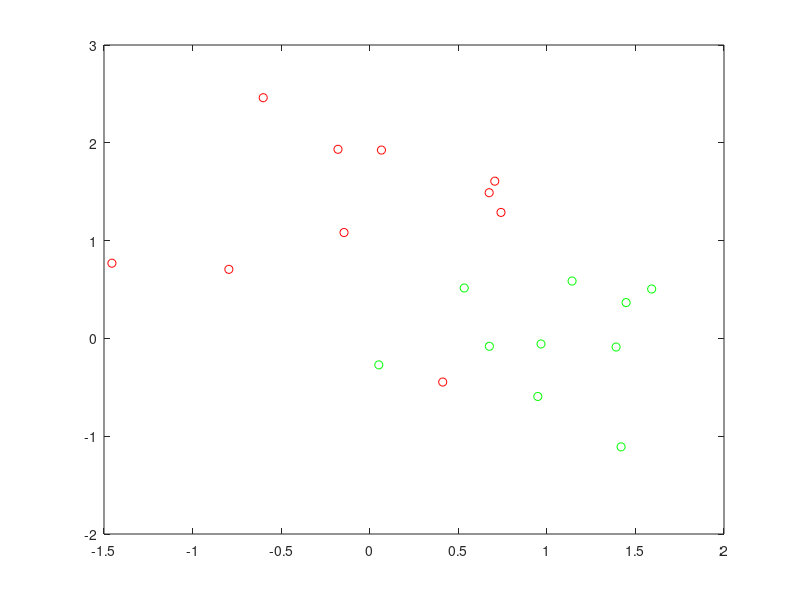
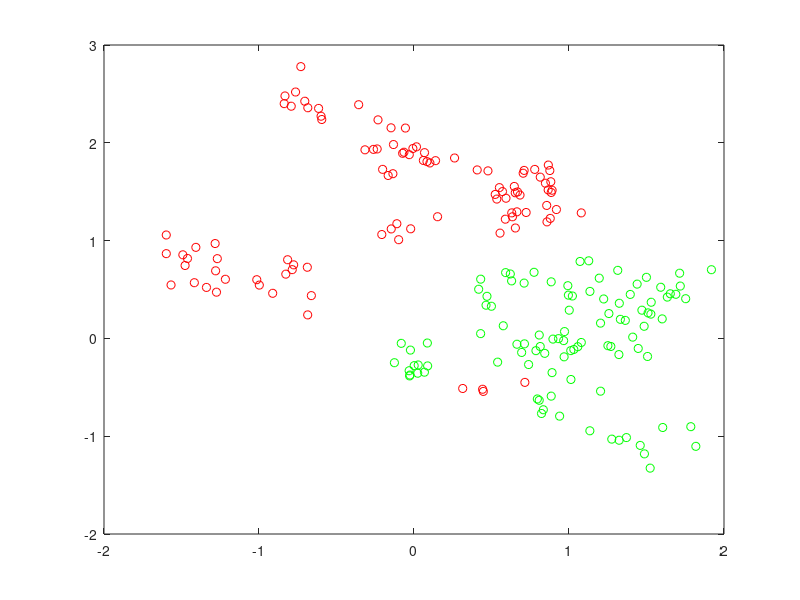

Write the MATLAB code that produced these figures, in order. (Note: this script raises an error after producing the figures.)
clc ;clear;close all

%%生成数据
rng('default') % 设置随机种子
grnpop = mvnrnd([1,0],0.6*eye(2),10);
redpop = mvnrnd([0,1],0.6*eye(2),10);

N=100;  %测试集个数
M=20;   %训练集个数
%可视化数据
plot(grnpop(:,1),grnpop(:,2),'go')
hold on
plot(redpop(:,1),redpop(:,2),'ro')
hold off
%由于一些红色基点接近绿色基点，因此很难仅根据位置对数据点进行分类。
%生成每个类的N个数据点。

redpts = zeros(N,2);
grnpts = redpts;
for i = 1:N
    grnpts(i,:) = mvnrnd(grnpop(randi(10),:),eye(2)*0.02);
    redpts(i,:) = mvnrnd(redpop(randi(10),:),eye(2)*0.02);
end
% 可视化数据
figure
plot(grnpts(:,1),grnpts(:,2),'go')
hold on
plot(redpts(:,1),redpts(:,2),'ro')
hold off
% 为分类准备数据
% 将数据放入一个矩阵中，并制作一个标记每个点的类别的向量grp。1表示绿色类，-1表示红色类。
cdata = [grnpts;redpts];
grp = ones(2*N,1);
grp(N+1:2*N) = -1;

%% 交叉验证
% 为交叉验证设置一个分区
c = cvpartition(2*N,'KFold',10);

% 采集函数选择EI函数，最大迭代次数设置为15
opts = struct('CVPartition',c,'AcquisitionFunctionName','expected-improvement-plus','MaxObjectiveEvaluations',15);
Mdl = fitcsvm(cdata,grp,'KernelFunction','rbf', ...
    'OptimizeHyperparameters','auto','HyperparameterOptimizationOptions',opts)

Mdl.HyperparameterOptimizationResults.XAtMinEstimatedObjective
[x,CriterionValue,iteration] = bestPoint(Mdl.HyperparameterOptimizationResults)

%采用交叉验证分集c
L_MinEstimated = kfoldLoss(fitcsvm(cdata,grp,'CVPartition',c,'KernelFunction','rbf', ...
     'BoxConstraint',x.BoxConstraint,'KernelScale',x.KernelScale))
 
Mdl.HyperparameterOptimizationResults.XAtMinObjective
[x_observed,CriterionValue_observed,iteration_observed] = bestPoint(Mdl.HyperparameterOptimizationResults,'Criterion','min-observed')

%% 可视化优化的分类器
d = 0.02;
[x1Grid,x2Grid] = meshgrid(min(cdata(:,1)):d:max(cdata(:,1)), ...
     min(cdata(:,2)):d:max(cdata(:,2)));
xGrid = [x1Grid(:),x2Grid(:)];
[~,scores] = predict(Mdl,xGrid);

figure
h(1:2) = gscatter(cdata(:,1),cdata(:,2),grp,'rg','+*');
hold on
h(3) = plot(cdata(Mdl.IsSupportVector,1), ...
    cdata(Mdl.IsSupportVector,2),'ko');
contour(x1Grid,x2Grid,reshape(scores(:,2),size(x1Grid)),[0 0],'k');
legend(h,{'-1','+1','支持向量'},'Location','Southeast');

%% 在新数据上评价准确率
% 生成新的测试点，并测试
grnobj = gmdistribution(grnpop,.2*eye(2));
redobj = gmdistribution(redpop,.2*eye(2));

newData = random(grnobj,M);
newData = [newData;random(redobj,M)];
grpData = ones(2*M,1); % green = 1
grpData(M+1:2*M) = -1; % red = -1

v = predict(Mdl,newData);
% 计算在测试数据集上的误分类率
L_Test = loss(Mdl,newData,grpData)
% 将正确分类的点标为红色方块，将错误分类的点标为黑色方块。
h(4:5) = gscatter(newData(:,1),newData(:,2),v,'mc','**');

mydiff = (v == grpData); % 标出正确分类的点
ACC=sum(mydiff)/(2*M)
for ii = mydiff
    h(6) = plot(newData(ii,1),newData(ii,2),'rs','MarkerSize',12);
end

for ii = not(mydiff)
    h(7) = plot(newData(ii,1),newData(ii,2),'ks','MarkerSize',12);
end

legend(h,{'-1 (训练集)','+1 (训练集)','支持向量', ...
    '-1 (测试集)','+1 (测试集)', ...
    '正确分类的点','错误分类的点'}, ...
    'Location','Southeast');
hold off

